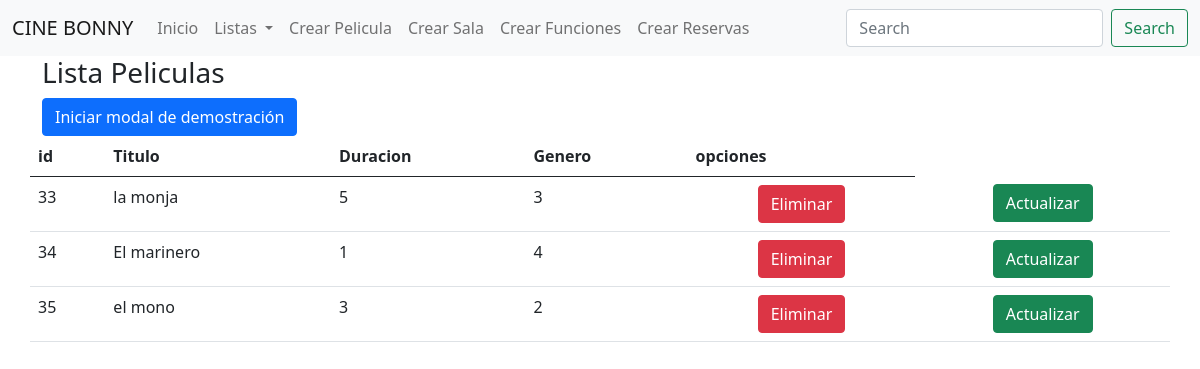
/cine/vistas/listaPelicula.php, run on the app's committed database.
### tables this page shows
CREATE TABLE `peliculas` (
  `id_pelicula` int(100) NOT NULL,
  `titulo` varchar(50) NOT NULL,
  `duracion` int(11) NOT NULL,
  `id_genero` int(100) NOT NULL
);

### cine/vistas/listaPelicula.php (the view, shortened to what this page needs)
<!DOCTYPE html>
<html lang="en">
<head>
</head>
<body>
<?php
    include "menu.php";
?>
<DIV class="container">
    <h3>Lista Peliculas</h3>
<button type="button" class="btn btn-primary" data-bs-toggle="modal" data-bs-target="#exampleModal">
  Iniciar modal de demostración
</button>
<div class="row">
    <table class="table">
        <thead>
        <tr>
        <th>id</th>
        <th>Titulo</th>
        <th>Duracion</th>
        <th>Genero</th>
        <th>opciones</th>
    </tr>
        </thead>
    <tbody>
        <?php
            include('../modelos/conexion.php');
            $query="SELECT `id_pelicula`, `titulo`, `duracion`, `id_genero` FROM `peliculas`";
            $res=$conexion->query($query);
          while($row=$res->fetch_assoc())
          {
            ?>
            <tr>
            <td><?php echo $row['id_pelicula']; ?></td>
            <td><?php echo $row['titulo']; ?></td>
            <td><?php echo $row['duracion']; ?></td>
            <td><?php echo $row['id_genero']; ?></td>
           <td class="text-center">
                <a class="btn btn-danger" href="../controladores/eliminarPelicula.php?ide=<?php echo $row['id_pelicula'];?>"
                class="btn btn-xs btn-danger" data-toggle="tooltip" title="Eliminar">
                    <span class="fas fa-trash"> Eliminar</span>
                </a>
            </td>
            <td class="text-center">
                <a class="btn btn-success" href="../vistas/editarFrmPelicula.php?ide=<?php echo $row['id_pelicula'];?>" class="btn btn-xs btn-danger" data-toggle="tooltip" title="Actualizar">
                <span class="fas fa-trash">Actualizar</span>
                </a>
            </td>
            </tr>
        <?php
          }
        ?>
    </tbody>
    </table>
</div>
</DIV>
</body>
</html>

### data on the page
peliculas: id_pelicula "33", titulo "la monja", duracion "5", id_genero "3"
peliculas: id_pelicula "34", titulo "El marinero", duracion "1", id_genero "4"
peliculas: id_pelicula "35", titulo "el mono", duracion "3", id_genero "2"
